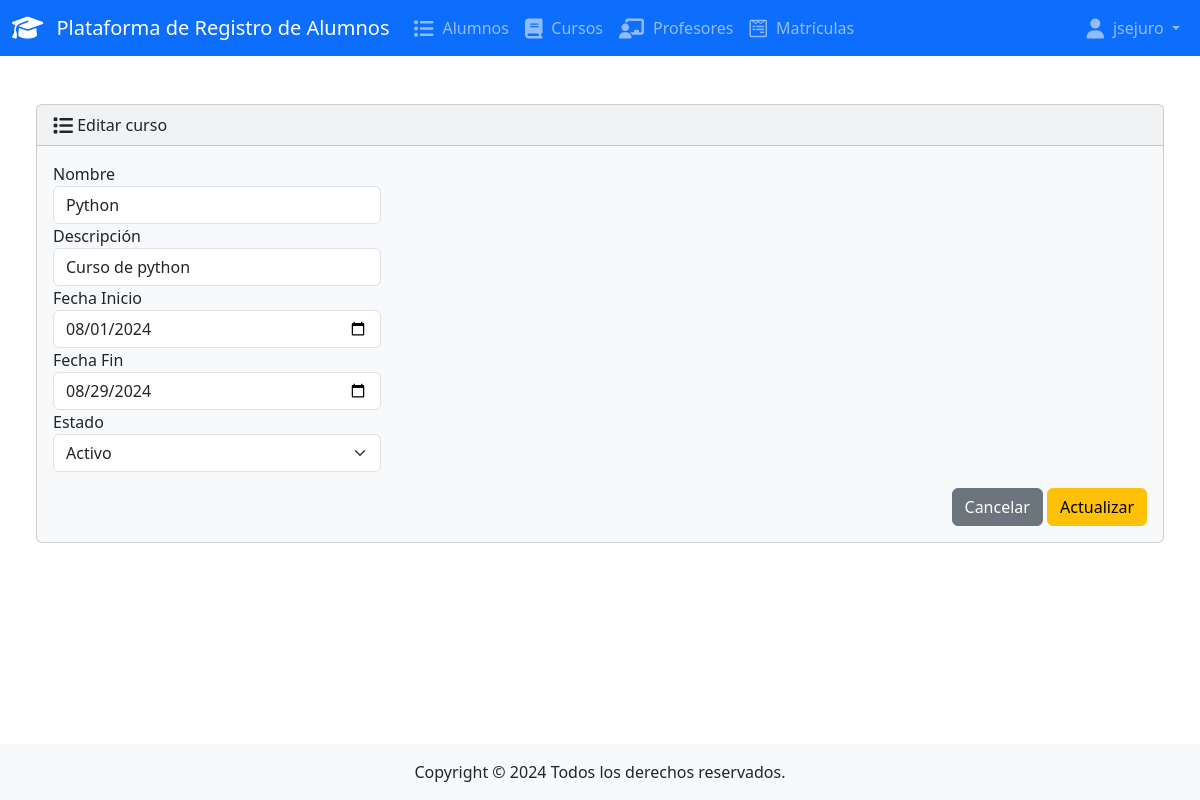
/cursos/editar/1/ (signed in), run on the app's committed database.
### app/models.py (models this page shows, shortened)
class Cursos(models.Model):
    id = models.AutoField(primary_key=True)
    nombre = models.CharField(max_length=50)
    descripcion = models.CharField(max_length=100)
    fechaInicio = models.DateField()
    fechaFin = models.DateField()
    usuarioCreacion = models.ForeignKey(User, on_delete=models.SET_NULL, null=True)
    fechaRegistro = models.DateTimeField(auto_now_add=True)
    estado = models.BooleanField(default=True)
    class Meta:
        db_table = 'App_Cursos'
        verbose_name = 'Curso'
        verbose_name_plural = 'Cursos'
        ordering = ['nombre']

### app/views.py (the view)
# urls.py: path('cursos/editar/<int:id>/', views.curso_editar, name='curso_editar'),
def curso_editar(request, id):
    curso = get_object_or_404(Cursos, id=id)
    if request.method == 'POST':
        curso.nombre=request.POST["nombre"]
        curso.descripcion=request.POST["descripcion"]
        curso.fechaInicio=request.POST["fechaInicio"]
        curso.fechaFin=request.POST["fechaFin"]
        curso.usuarioCreacion=request.user
        curso.estado=request.POST["estado"]
        curso.save()
        return redirect('cursos')
    else:
        fi = curso.fechaInicio
        ff = curso.fechaFin
        curso.fechaInicio = '{:%Y-%m-%d}'.format(fi)
        curso.fechaFin = '{:%Y-%m-%d}'.format(ff)
        return render(request, 'app/curso_editar.html', {'curso': curso})

### app/templates/app/curso_editar.html (shortened to what this page needs)
{% extends "app/base.html" %}
{% block body %}
<div class="row mt-5">
    <div class="col-12">
        <div class="card bg-light ms-4 me-4 mb-4">
            <div class="card-header">
                <i class="fa-solid fa-list fa-lg"></i> Editar curso
            </div>
            <div class="card-body">
                <form action="{% url 'curso_editar' curso.id %}" method="POST">
                    <div class="form-group">
                        <label>Nombre</label>
                        <input type="text" style="width: 30%" class="form-control" name="nombre" value="{{ curso.nombre }}" required="required">
                    </div>
                    <div class="form-group">
                        <label>Descripción</label>
                        <input type="text" style="width: 30%" class="form-control" name="descripcion" value="{{ curso.descripcion }}" required="required">
                    </div>
                    <div class="form-group">
                            <label>Fecha Inicio</label>
                            <input type="date" style="width: 30%" class="form-control" name="fechaInicio" value="{{ curso.fechaInicio }}" required="required">
                    </div>
                    <div class="form-group">
                            <label>Fecha Fin</label>
                            <input type="date" style="width: 30%" class="form-control"  name="fechaFin" value="{{ curso.fechaFin }}" required="required">
                    </div>
                    <div class="form-group">
                            <label for="categoria">Estado</label><br>
                            <select style="width: 30%" class="form-select" name="estado">
                                    <option value="True" {% if curso.estado %} selected {% endif %} >Activo</option>
                            </select>
                    </div>
                    <div class="form-group mt-3 text-end">
                            <a type="button" class="btn btn-secondary" href="{% url 'cursos' %}">Cancelar</a>
                            <button type="submit" class="btn btn-warning">Actualizar</button>
                    </div>
                </form>
            </div>
        </div>
    </div>
</div>
{% endblock %}

### app/templates/app/base.html (shortened to what this page needs)
{% load static %}
<!DOCTYPE html>
<html lang="en">
<head>
    <link rel="stylesheet" href="https://cdnjs.cloudflare.com/ajax/libs/font-awesome/6.1.1/css/all.min.css">
    <link href="https://cdn.jsdelivr.net/npm/bootstrap@5.3.3/dist/css/bootstrap.min.css" rel="stylesheet">
</head>
<body class="d-flex flex-column min-vh-100">
    <nav class="navbar navbar-expand-lg navbar-dark bg-primary">
        <div class="container-fluid">
            <a class="navbar-brand" href="{% url 'alumnos' %}">
                <i class="fa-solid fa-graduation-cap fa-lg"></i> Plataforma de Registro de Alumnos
            </a>
            <div class="collapse navbar-collapse" id="navbarColor01">
                <ul class="navbar-nav me-auto">
                    <li class="nav-item">
                        <a class="nav-link" href="{% url 'alumnos' %}">
                            <i class="fa-solid fa-list fa-lg"></i> Alumnos
                        </a>
                    </li>
                    <li class="nav-item">
                        <a class="nav-link" href="{% url 'cursos' %}">
                            <i class="fa-solid fa-book fa-lg"></i> Cursos
                        </a>
                    </li>
                    <li class="nav-item">
                        <a class="nav-link" href="{% url 'alumnos' %}">
                            <i class="fa-solid fa-chalkboard-teacher fa-lg"></i> Profesores
                        </a>
                    </li>
                    <li class="nav-item">
                        <a class="nav-link" href="{% url 'alumnos' %}">
                            <i class="fa-brands fa-wpforms fa-lg"></i> Matrículas
                        </a>
                    </li>
                </ul>
                <ul class="navbar-nav">
                    <li class="nav-item dropdown">
                        <a class="nav-link dropdown-toggle" href="#" id="navbarDropdown" role="button"
                            data-bs-toggle="dropdown" aria-expanded="false">
                            <i class="fa-solid fa-user fa-lg"></i> {{ request.user.username }}
                        </a>
                    </li>
                </ul>
            </div>
        </div>
    </nav>
    <div class="container-fluid">
        {% block body %}
        {% endblock %}
    </div>
    <footer class="mt-auto footer">
        <div class="text-center">
            <span>
                Copyright &copy; <script>document.write(new Date().getFullYear())</script> Todos los derechos reservados.
            </span>
        </div>
    </footer>
</body>
</html>

### app/templates/app/base.html (style rules this page uses)
.navbar-brand i { margin-right: 0.5rem; }
.nav-link i { margin-right: 0.3rem; }
.footer { background-color: #f8f9fa; padding: 1rem 0; }

### data on the page
Cursos: nombre "Python", descripcion "Curso de python", fechaInicio "08/01/2024", fechaFin "08/29/2024", estado "Activo"

### other printed values
{{ request.user.username }} "jsejuro"
